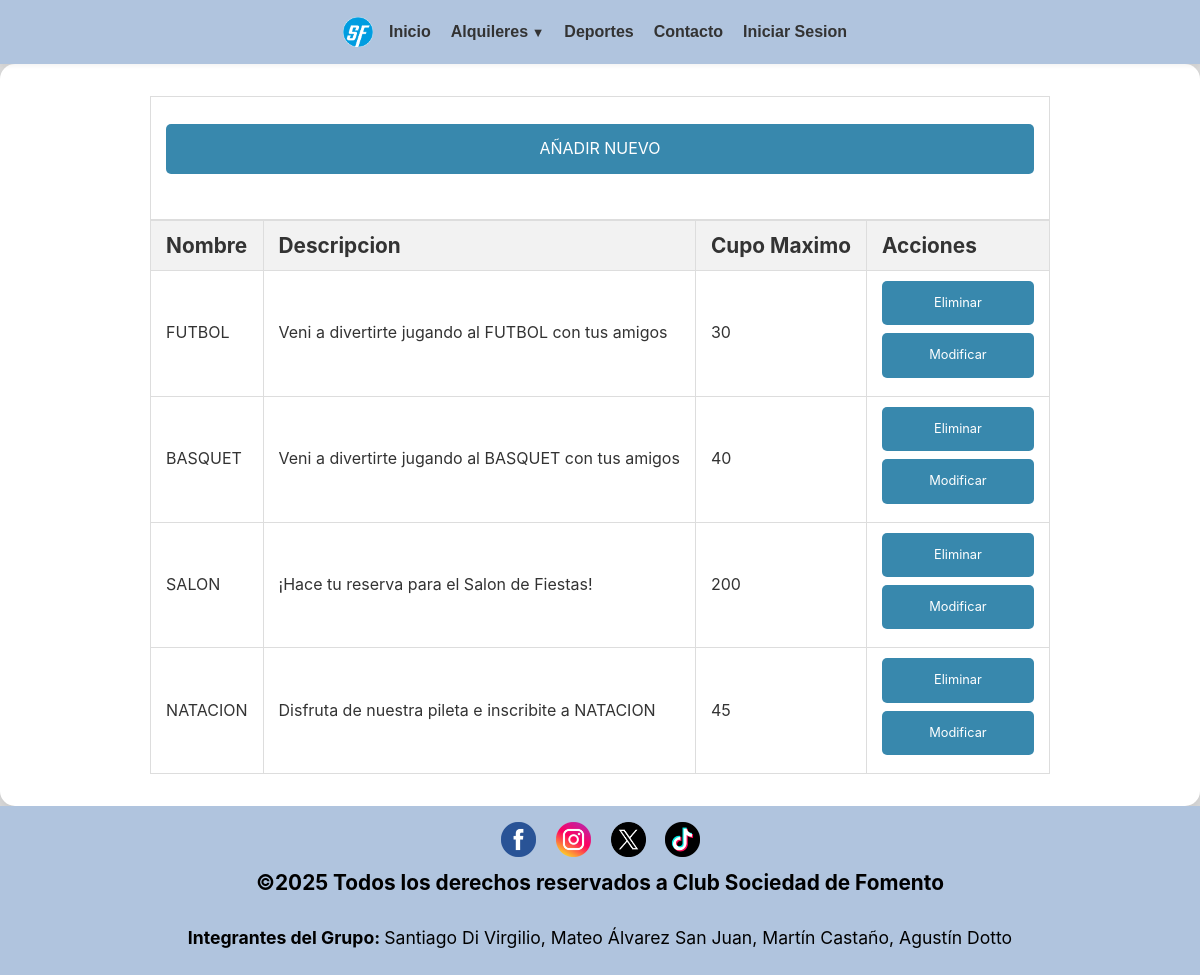
/deportes_tablas.php, run on an earlier commit of the app's database.
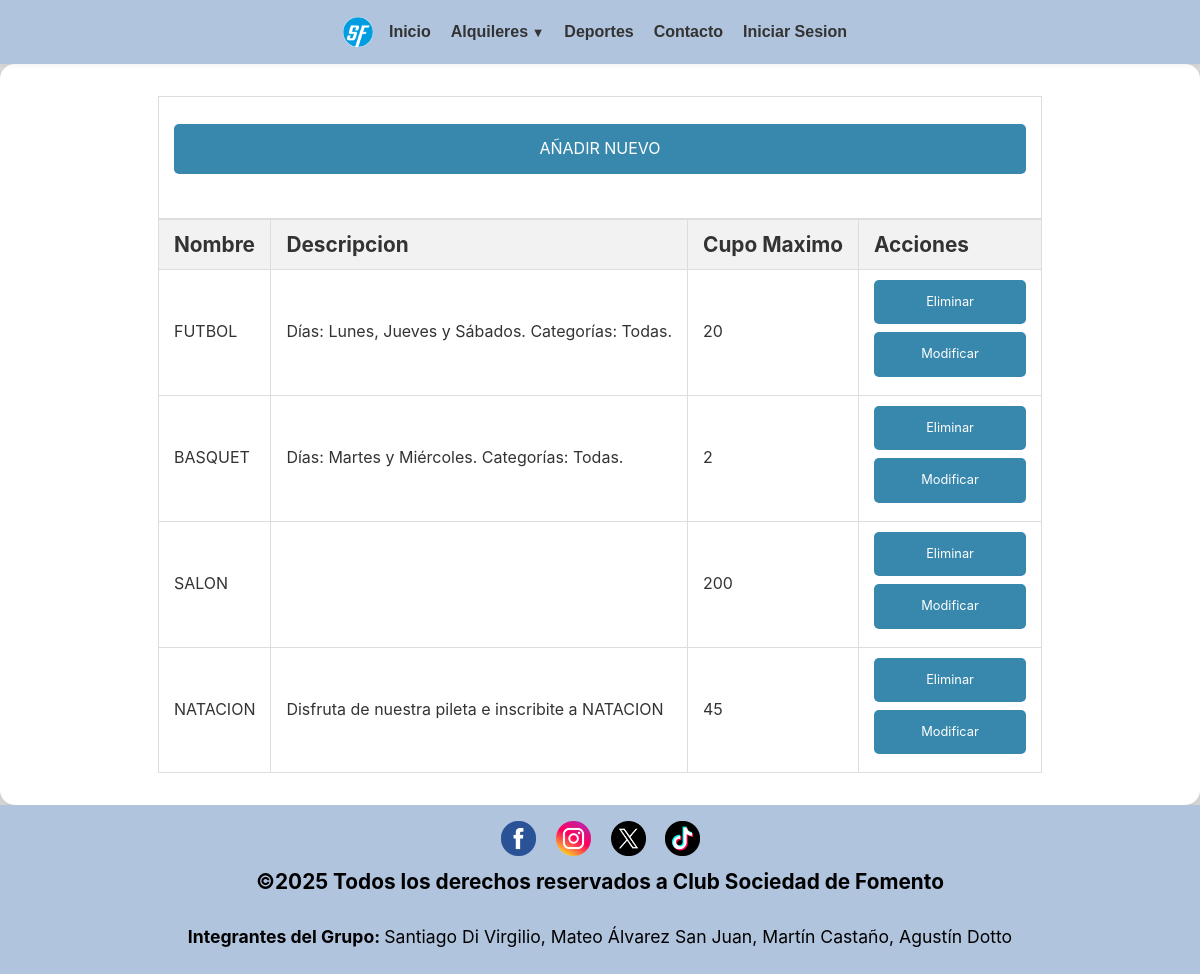
And on a later commit of the database.
### tables this page shows
CREATE TABLE `deportes` (
  `id_deporte` int(5) NOT NULL,
  `nombre` varchar(50) NOT NULL,
  `descripcion` varchar(255) NOT NULL,
  `cupo_maximo` int(3) NOT NULL,
  `cupo_actual` int(3) UNSIGNED NOT NULL DEFAULT 0
);

### deportes_tablas.php (the view, shortened to what this page needs)
<!DOCTYPE html>
<html lang="es">
<head>
	<link rel="stylesheet" href="https://cdnjs.cloudflare.com/ajax/libs/font-awesome/4.7.0/css/font-awesome.min.css">
	<link rel="stylesheet" type="text/css" href="css/estilos.css">
</head>
<body>
	<header>
		<a href="index.php"><img src="imagenes/logo.webp" alt="Logo de la página" class="logo"></a>
	    <?php
	    include("NAV.php");
	    include("conexion.php");
	    $llamado_deportes = mysqli_query($conexion, "SELECT * FROM deportes");
	    ?>
	</header>
	<div class="tablas">
			<article id="tab1">
            <table>
                    <tr>
                        <td><a class="btn-añadir-deporte" href="formu_deporte.php">AÑADIR NUEVO</a></td>
                    </tr>
                </table>
                <table>
                    <thead>
                        <th class="tabla-deporte">Nombre</th>
                        <th class="tabla-deporte">Descripcion</th>
                        <th class="tabla-deporte">Cupo Maximo</th>
                        <th class="tabla-deporte">Acciones</th>
                    </thead>
                    <?php while($var_deportes = mysqli_fetch_assoc($llamado_deportes)){?>
                    <tr>
                        <td class="tabla-deporte"><?php echo $var_deportes["nombre"];?></td>
                        <td class="tabla-deporte"><?php echo $var_deportes["descripcion"];?></td>
                        <td class="tabla-deporte"><?php echo $var_deportes["cupo_maximo"];?></td>
                        <td>
                            <a class="btn-editar-deporte" href="darbaja_deporte.php?id_deporte=<?php echo $var_deportes["id_deporte"];?>" onclick="return confirm('¿Estás seguro de que deseas eliminar este deporte?');">Eliminar</a>
                            <a class="btn-editar-deporte" href="modificar_deporte_formu.php?id_deporte=<?php echo $var_deportes["id_deporte"];?>">Modificar</a>
                        </td>
                    </tr>
                    <?php }?>
                </table>
			</article>
        </div>
<footer>
<?php
    include("FOOTER.php");
?>
</footer>
</body>
</html>

What changed in the data, as far as the page shows it:
changed deportes "FUTBOL": descripcion "Veni a divertirte jugando al FUTBOL con tus amigos" → "Días: Lunes, Jueves y Sábados. Categorías: Todas."; cupo_maximo "30" → "20"
changed deportes "BASQUET": descripcion "Veni a divertirte jugando al BASQUET con tus amigos" → "Días: Martes y Miércoles. Categorías: Todas."; cupo_maximo "40" → "2"
changed deportes "SALON": descripcion "¡Hace tu reserva para el Salon de Fiestas!" → (not shown)
